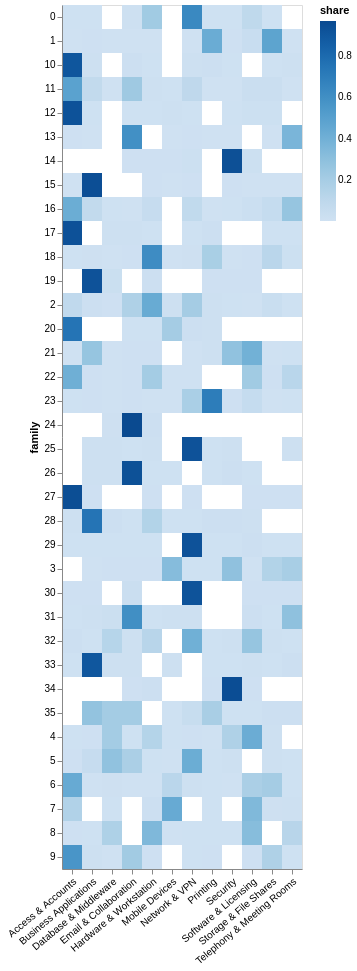

The code cell stored with this chart in its notebook:
### Code cell
contingency = (
    pd.DataFrame({"cluster": result.labels, "category": tickets["category"].to_numpy()})
    .groupby(["cluster", "category"])
    .size()
    .reset_index(name="tickets")
)
contingency["share"] = contingency["tickets"] / contingency.groupby("cluster")["tickets"].transform("sum")
contingency["cluster"] = contingency["cluster"].astype(str)
charts.purity_heatmap(contingency)

### Figure 1 — Vega-Lite specification as saved in the notebook (floating-point values rounded to 4 significant figures; data arrays with more than 128 entries replaced by an {"elided": "..."} marker saying what was removed)
{"config": {"view": {"continuousWidth": 300, "continuousHeight": 300}}, "data": {"name": "data-506315c78dd30b36199ec8ce0e57eb9d"}, "mark": {"type": "rect"}, "encoding": {"color": {"field": "share", "scale": {"scheme": "blues"}, "title": "share", "type": "quantitative"}, "tooltip": [{"field": "cluster", "type": "nominal"}, {"field": "category", "type": "nominal"}, {"field": "share", "type": "quantitative"}, {"field": "tickets", "type": "quantitative"}], "x": {"axis": {"labelAngle": -40}, "field": "category", "title": null, "type": "nominal"}, "y": {"field": "cluster", "title": "family", "type": "nominal"}}, "height": 864, "$schema": "https://vega.github.io/schema/vega-lite/v6.4.1.json", "datasets": {"data-506315c78dd30b36199ec8ce0e57eb9d": {"elided": "335 records"}}}
